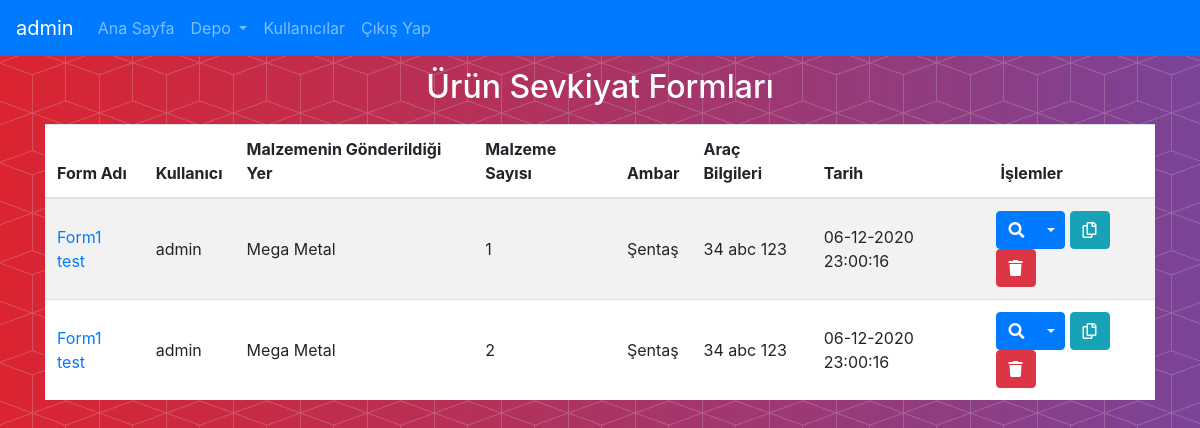
Screenshot of /outgoingstockforms (signed in) with the database file from the repository.
### models.py (models this page shows, shortened)
class User(UserMixin, Base):
    __tablename__ = 'user'
    id = Column(Integer, primary_key=True)
    username = Column(String(50), unique=True)
    name = Column(String(50))
    surname = Column(String(50))
    isadmin = Column(Boolean, default=False)
    createdate = Column(DateTime, default=datetime.utcnow())
    changedate = Column(DateTime, default=datetime.utcnow())
    password = Column(String(100))
    mockpassword = Column(String(70))

class OutgoingStockForm(Base):
    __tablename__ = 'outgoingstockform'
    id = Column(Integer, primary_key=True)
    name = Column(String(50))
    stockformid = Column(Integer, ForeignKey('stockform.id'), nullable=False)
    stockroomid = Column(Integer, ForeignKey('stockroom.id'), nullable=False)
    shipinfo = Column(String(70))
    def getStockroomName(self):
        return dbexecutor.getStockRoom(self.stockroomid).name

class Corporation(Base):
    __tablename__ = 'corporation'
    id = Column(Integer, primary_key=True)
    name = Column(String(70), unique=True)

class StockRoom(Base):
    __tablename__ = 'stockroom'
    id = Column(Integer, primary_key=True)
    name = Column(String(50), unique=True)

class StockForm(Base):
    __tablename__ = 'stockform'
    id = Column(Integer, primary_key=True)
    userid = Column(Integer, ForeignKey('user.id'), nullable=False)
    corporationid = Column(Integer, ForeignKey('corporation.id'), nullable=False)
    createdate = Column(DateTime, default=datetime.utcnow())
    changedate = Column(DateTime, default=datetime.utcnow())
    recorddate = Column(DateTime, default=datetime.utcnow())
    def getCorporationName(self):
        return dbexecutor.getCorporation(self.corporationid).name
    def getUserName(self):
        return dbexecutor.getUser(self.userid).username

### routes/stockoperations.py (the view)
@app.route('/outgoingstockforms', methods=['GET'])
@login_required
def outgoingstockforms():
    if request.method == 'GET':
        forms = []
        outgoingforms = dbexecutor.getAllOutgoingStockForms()
        for outgoingform in outgoingforms:
            stockform = dbexecutor.getStockForm(outgoingform.stockformid)
            stockbasescount = dbexecutor.getFormStockBasesCountByStockFormId(stockform.id)
            form = {}
            form['formid'] = outgoingform.id
            form['name'] = outgoingform.name
            form['userid'] = stockform.userid
            form['username'] = stockform.getUserName()
            form['corporationid'] = stockform.corporationid
            form['corporationname'] = stockform.getCorporationName()
            form['outgoingstocksquantity'] = stockbasescount
            form['stockroom'] = outgoingform.getStockroomName()
            form['shipinfo'] = outgoingform.shipinfo
            form['recorddate'] = stockform.recorddate
            forms.append(form)
        return render_template("outgoingstockforms.html", forms=forms)

### dbexecutor.py (called while the page is built)
def getUser(id):
    user = session.query(models.User).get(id)
    return user

def getAllOutgoingStockForms():
    forms = session.query(models.OutgoingStockForm).all()
    return forms

def getCorporation(id):
    try:
        corporation = session.query(models.Corporation).get(id)
        return corporation
    except Exception as e:
        if hasattr(e, 'message'):
            print('Exception: ' + e.message)
        else:
            print(e)
        return None

def getStockForm(id):
    try:
        stockform = session.query(models.StockForm).get(id)
        return stockform
    except Exception as e:
        if hasattr(e, 'message'):
            print('Exception: ' + e.message)
        else:
            print(e)
        return None

def getFormStockBasesCountByStockFormId(stockformid):
    query = session.query(models.FormStockBase).filter(models.FormStockBase.stockformid == stockformid)
    query = query.with_entities(func.count())
    return query.scalar()

def getStockRoom(id):
    try:
        room = session.query(models.StockRoom).get(id)
        return room
    except Exception as e:
        if hasattr(e, 'message'):
            print('Exception: ' + e.message)
        else:
            print(e)
        return None

### main.py (called while the page is built)
@app.teardown_appcontext
def shutdown_session(exception=None):
    dbexecutor.session.remove()

@app.context_processor
def inject_debug():
    return dict(debug=app.debug)

### routes/useroperations.py (called while the page is built)
@login_manager.user_loader
def load_user(user_id):
    return User.query.get(user_id)

### templates/outgoingstockforms.html (shortened to what this page needs)
{%extends "base.html"%}
{%block content%}
{% if current_user.isadmin %}
<div id="tablecontainer" class="container" style="margin-top: 1%; margin-left: auto; margin-right:auto;">
    <h2 class="form-signin-heading" style="text-align:center; color:white;">Ürün Sevkiyat Formları</h2>
    <span style="display:block; height: 10px;"></span>
    <div class="table-responsive">
        <table id="stockformstable" class="table table-striped" style="background-color:white;">
          <thead>
            <tr>
              <th scope="col">Form Adı</th>
              <th scope="col">Kullanıcı</th>
              <th scope="col">Malzemenin Gönderildiği Yer</th>
              <th scope="col">Malzeme Sayısı</th>
              <th scope="col">Ambar</th>
              <th scope="col">Araç Bilgileri</th>
              <th scope="col">Tarih</th>
              <th scope="col">İşlemler</th>
            </tr>
          </thead>
          <tbody>
            {%for f in forms%}
              <tr>
                  <td style="vertical-align: middle;">
                      <a href="/editoutgoingstockform/{{f.formid}}">{{f.name}}</a>
                  </td>
                  <td style="vertical-align: middle;">{{f.username}}</td>
                  <td style="vertical-align: middle;">{{f.corporationname}}</td>
                  <td style="vertical-align: middle;">{{f.outgoingstocksquantity}}</td>
                  <td style="vertical-align: middle;">{{f.stockroom}}</td>
                  <td style="vertical-align: middle;">{{f.shipinfo}}</td>
                  <td style="vertical-align: middle;">{{f.recorddate.strftime('%d-%m-%Y %H:%M:%S')}}</td>
                  <td>
                      <div class="form-row">
                          <div class="btn-group">
                              <button type="button" class="btn btn-primary downloadBtn" data-formid="{{f.formid}}" data-toggle="tooltip" title="Formu İndir"><i class="fas fa-search"></i></button>
                              <button type="button" class="btn btn-primary dropdown-toggle dropdown-toggle-split" data-toggle="dropdown" aria-haspopup="true" aria-expanded="false">
                              </button>
                          </div>
                          <span style="display: inline; width: 5px;"></span>
                          <button class="btn btn-info" onclick="copyforminfoclicked('{{f.formid}}')" data-toggle="tooltip" title="Form Bilgilerini Kopyala"><i class="far fa-copy"></i></button>
                          <span style="display: inline; width: 5px;"></span>
                          <button class="btn btn-danger deleteBtn" data-formid="{{f.formid}}" data-toggle="tooltip" title="Formu Sil"><i class="fa fa-trash"></i></button>
                      </div>
                  </td>
              </tr>
            {%endfor%}
          </tbody>
        </table>
    </div>
    <span style="display:block; height: 30px;"></span>
</div>
{% else %}
<div class="alert alert-danger" role="alert" style="margin-top: 1%; margin-left: 3%; margin-right:3%; display: block;">
  Bu sayfayı görüntülemeye yetkiniz yok!
</div>
{% endif %}
{%endblock%}

### templates/base.html (shortened to what this page needs)
<!DOCTYPE html>
<html lang="en">
    <head>
        <link href="../static/css/bootstrap.min.css" rel="stylesheet">
        <link rel="stylesheet" href="../static/css/fa-all.css">
        <link rel="stylesheet" type="text/css" href="../static/DataTables/datatables.min.css"/>
    </head>
    <body class="custombodystyle">
        <nav class="navbar navbar-expand-lg navbar-dark bg-primary">
          {% if not current_user.is_anonymous %}
          <a class="navbar-brand" href="/userprofile">{{session['username']}}</a>
          {% else %}
          <a class="navbar-brand" href="#">Siz</a>
          {% endif %}
          <div class="collapse navbar-collapse" id="navbarSupportedContent">
            <ul id="navbuttons" class="navbar-nav mr-auto">
              <li class="nav-item">
                <a class="nav-link" href="/">Ana Sayfa<span class="sr-only">(current)</span></a>
              </li>
              {% if not current_user.is_anonymous %}
                  {% if current_user.isadmin %}
                     <li class="nav-item dropdown bg-primary">
                        <a class="nav-link dropdown-toggle" href="#" role="button" data-toggle="dropdown" aria-haspopup="true" aria-expanded="false">
                          Depo
                        </a>
                     </li>
                     <li class="nav-item">
                      <a class="nav-link" href="/users">Kullanıcılar<span class="sr-only">(current)</span></a>
                     </li>
                  {% endif %}
              {% endif %}
              {% if not current_user.is_anonymous %}
                 <li class="nav-item">
                      <a class="nav-link" href="/logout">Çıkış Yap<span class="sr-only">(current)</span></a>
                  </li>
              {% endif %}
            </ul>
          </div>
        </nav>
        {%block content%}
        {%endblock%}
    </body>
</html>

### static/css/fa-all.css (style rules this page uses)
.fa,.fab,.fal,.far,.fas { -moz-osx-font-smoothing:grayscale;-webkit-font-smoothing:antialiased;display:inline-block;font-style:normal;font-variant:normal;text-rendering:auto;line-height:1 }
.fa-copy:before { content:"\f0c5" }
.fa-search:before { content:"\f002" }
.fa-trash:before { content:"\f1f8" }
.far { font-weight:400 }
.fa,.far,.fas { font-family:"Font Awesome 5 Free" }
.fa,.fas { font-weight:900 }

### templates/base.html (style rules this page uses)
body.custombodystyle { background: url('../static/img/bg-pattern.png'), linear-gradient(to left, #7b4397, #dc2430); position: relative; width: 100%; }

### rows the page displays
User: username "admin", username "admin" "admin", isadmin True (drawn)
OutgoingStockForm: name "Form1 test", shipinfo "34 abc 123"
Corporation: corporationname "Mega Metal" "Mega Metal"
StockRoom: stockroom "Şentaş" "Şentaş"
StockForm: recorddate "06-12-2020 23:00:16"
OutgoingStockForm: name "Form1 test", shipinfo "34 abc 123"
StockForm: recorddate "06-12-2020 23:00:16"

### other values shown
{{ f.outgoingstocksquantity }} "1" "2"
